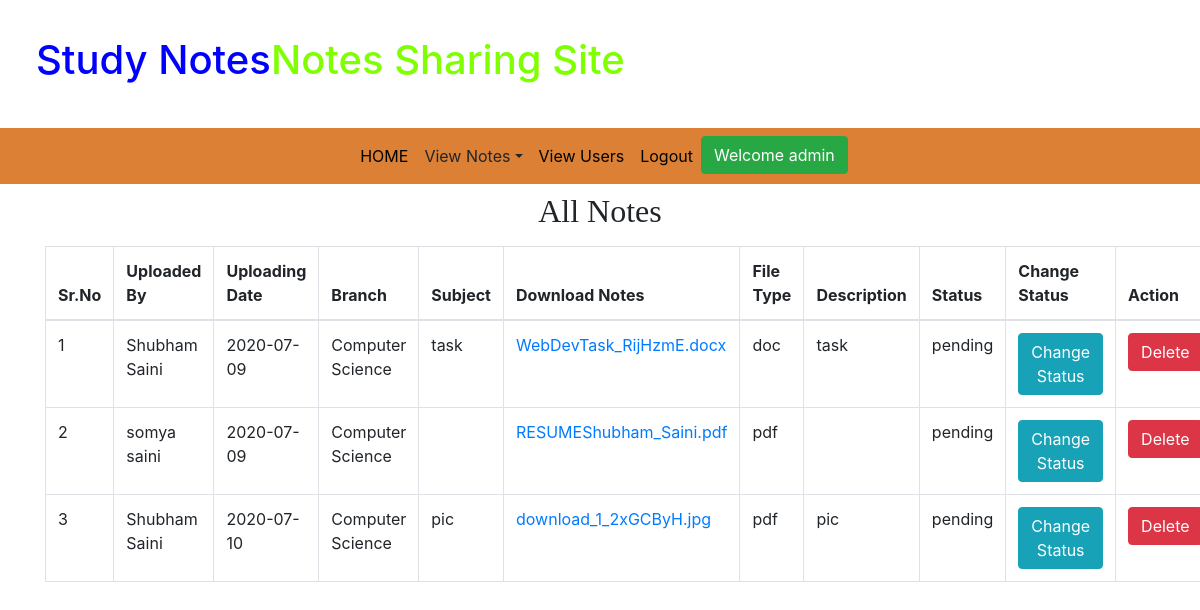
The app's page /pending_notes/ (signed in), older data.
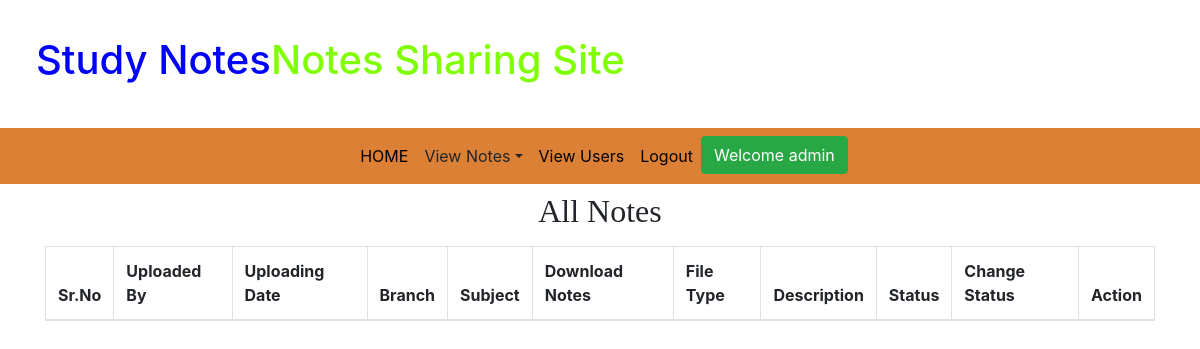
The same page, newer data.
### app/models.py (models this page shows, shortened)
class Notes(models.Model):
    user = models.ForeignKey(User, on_delete=models.CASCADE, null=True)
    uploading_date = models.CharField(max_length=10, null=True)
    branch = models.CharField(max_length=30)
    subject = models.CharField(max_length=20)
    notesfile = models.FileField()
    filetype = models.CharField(max_length=30,null=True)
    description = models.CharField(max_length=300,null=True)
    status = models.CharField(max_length=15,null=True)

### app/views.py (the view)
# urls.py: path('pending_notes/', pending_notes, name = 'pending_notes'),
def pending_notes(request):
    if not request.user.is_staff:
        return redirect('login_admin')
    status = Notes.objects.filter(status='pending')
    d = {'status': status}
    return render(request, 'pending_notes.html', d)

### app/templates/pending_notes.html
{% extends 'admin_home.html' %}
{% block body %}
<div class="container text-center mt-2" style="font-family: Monotype Corsiva">
    <h2>All Notes</h2>
</div>
<div class="container mt-3">
    <table class="table table-bordered">
        <thead>
            <tr>
                <th>Sr.No</th>
                <th>Uploaded By</th>
                <th>Uploading Date</th>
                <th>Branch</th>
                <th>Subject</th>
                <th>Download Notes</th>
                <th>File Type</th>
                <th>Description</th>
                <th>Status</th>
                <th>Change Status</th>
                <th>Action</th>
            </tr>
        </thead>
        <tbody>
            {% for i in status %}
            <tr>
                <td>{{forloop.counter}}</td>
                <td>{{i.user.first_name}} {{i.user.last_name}}</td>
                <td>{{i.uploading_date}}</td>
                <td>{{i.branch}}</td>
                <td>{{i.subject}}</td>
                <td><a href="{{i.notesfile.url}}" download>{{i.notesfile}}</a></td>
                <td>{{i.filetype}}</td>
                <td>{{i.description}}</td>
                <td>{{i.status}}</td>
                <td><a href="{% url 'status' i.id %}" class="btn btn-info">Change Status</a></td>
                <td><a class="btn btn-danger" href="{% url 'deletenotes_admin' i.id %}">Delete</a>
            </tr>
            {% endfor %}
        </tbody>
    </table>
</div>
{% endblock %}

Row changes from the older to the newer data that the page shows:
no longer on this page (row edited): Notes: user.first_name "Shubham", user.last_name "Saini", uploading_date "2020-07-09", branch "Computer Science", subject "task", notesfile "WebDevTask_RijHzmE.docx", filetype "doc", description "task", status "pending"
removed Notes: user.first_name "somya", user.last_name "saini", uploading_date "2020-07-09", branch "Computer Science", notesfile "RESUMEShubham_Saini.pdf", filetype "pdf", status "pending"
no longer on this page (row edited): Notes: user.first_name "Shubham", user.last_name "Saini", uploading_date "2020-07-10", branch "Computer Science", subject "pic", notesfile "download_1_2xGCByH.jpg", filetype "pdf", description "pic", status "pending"
